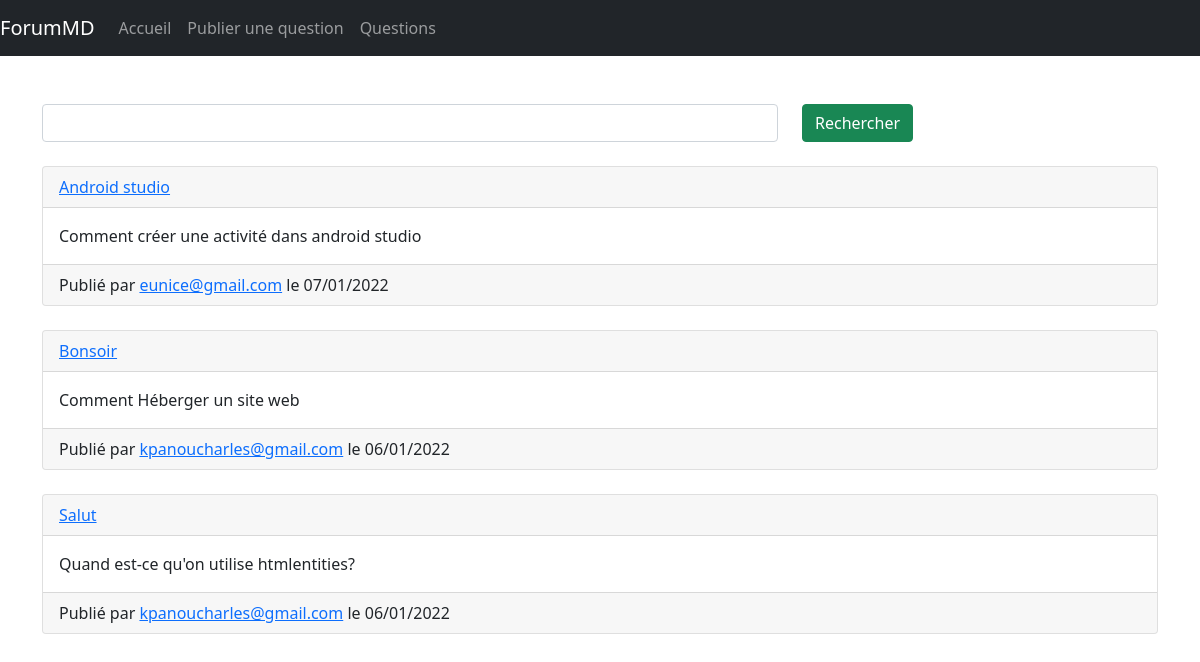
The page / on the database its author committed.
### tables this page shows
CREATE TABLE `questions` (
  `id` int(11) NOT NULL,
  `titre` varchar(255) NOT NULL,
  `descriptions` text NOT NULL,
  `contenu` text NOT NULL,
  `id_membre` int(11) NOT NULL,
  `email_membre` varchar(255) NOT NULL,
  `datpublication` text NOT NULL
);

### actions/questions/searchquestionAction.php (called while the page is built, shortened)
<?php
require_once('actions/database.php');
$allquestions = $connexion->query("SELECT * FROM questions ORDER BY id DESC LIMIT 0,5");
?>

### index.php (the view, shortened to what this page needs)
<?php
require_once('actions/questions/searchquestionAction.php');
?>
<!DOCTYPE html>
<html lang="en">
<?php
    include 'include/head.php';
?>
<body>
<?php include 'include/navbar.php'; ?>
<br><br>
    <div class="container">
        <form method="GET">
            <div class="form-group row">
                <div class="col-8">
                    <input type="search" name="recherche" class="form-control">
                </div>
                <div class="col-4">
                    <button type="submit" class="btn btn-success">Rechercher</button>
                </div>
            </div>
        </form>
        <br>
        <?php
            while($question = $allquestions->fetch()){
                ?>
                    <div class="card">
                        <div class="card-header">
                            <a href="article.php?id=<?= $question['id']; ?>">
                                <?= $question['titre']; ?>
                            </a>
                        </div>
                        <div class="card-body">
                            <?= $question['descriptions']; ?>
                        </div>
                        <div class="card-footer">
                            Publié par <a href="profil.php?id=<?= $question['id_membre']; ?>"><?= $question['email_membre']; ?></a>  le <?= $question['datpublication']; ?>
                        </div>
                    </div>
                    <br>
                <?php
            }
        ?>
    </div>
</body>
</html>

### include/head.php (shortened to what this page needs)
<head>
<link href="https://cdn.jsdelivr.net/npm/bootstrap@5.1.3/dist/css/bootstrap.min.css" rel="stylesheet">    <title>ForumMD</title>
</head>

### include/navbar.php (shortened to what this page needs)
<nav class="navbar navbar-expand-lg navbar-dark bg-dark">
  <a class="navbar-brand" href="#">ForumMD</a>
  <div class="collapse navbar-collapse" id="navbarSupportedContent">
    <ul class="navbar-nav mr-auto">
      <li class="nav-item">
        <a class="nav-link" href="index.php">Accueil</a>
      </li>
      <li class="nav-item">
        <a class="nav-link" href="publiequestion.php">Publier une question</a>
      </li>
      <li class="nav-item">
        <a class="nav-link" href="questions.php">Questions</a>
      </li>
    </ul>
  </div>
</nav>

### rows shown on the page
questions: titre "Android studio", descriptions "Comment créer une activité dans android studio", email_membre "eunice@gmail.com", datpublication "07/01/2022"
questions: titre "Bonsoir", descriptions "Comment Héberger un site web", email_membre "kpanoucharles@gmail.com", datpublication "06/01/2022"
questions: titre "Salut", descriptions "Quand est-ce qu'on utilise htmlentities?", email_membre "kpanoucharles@gmail.com", datpublication "06/01/2022"
